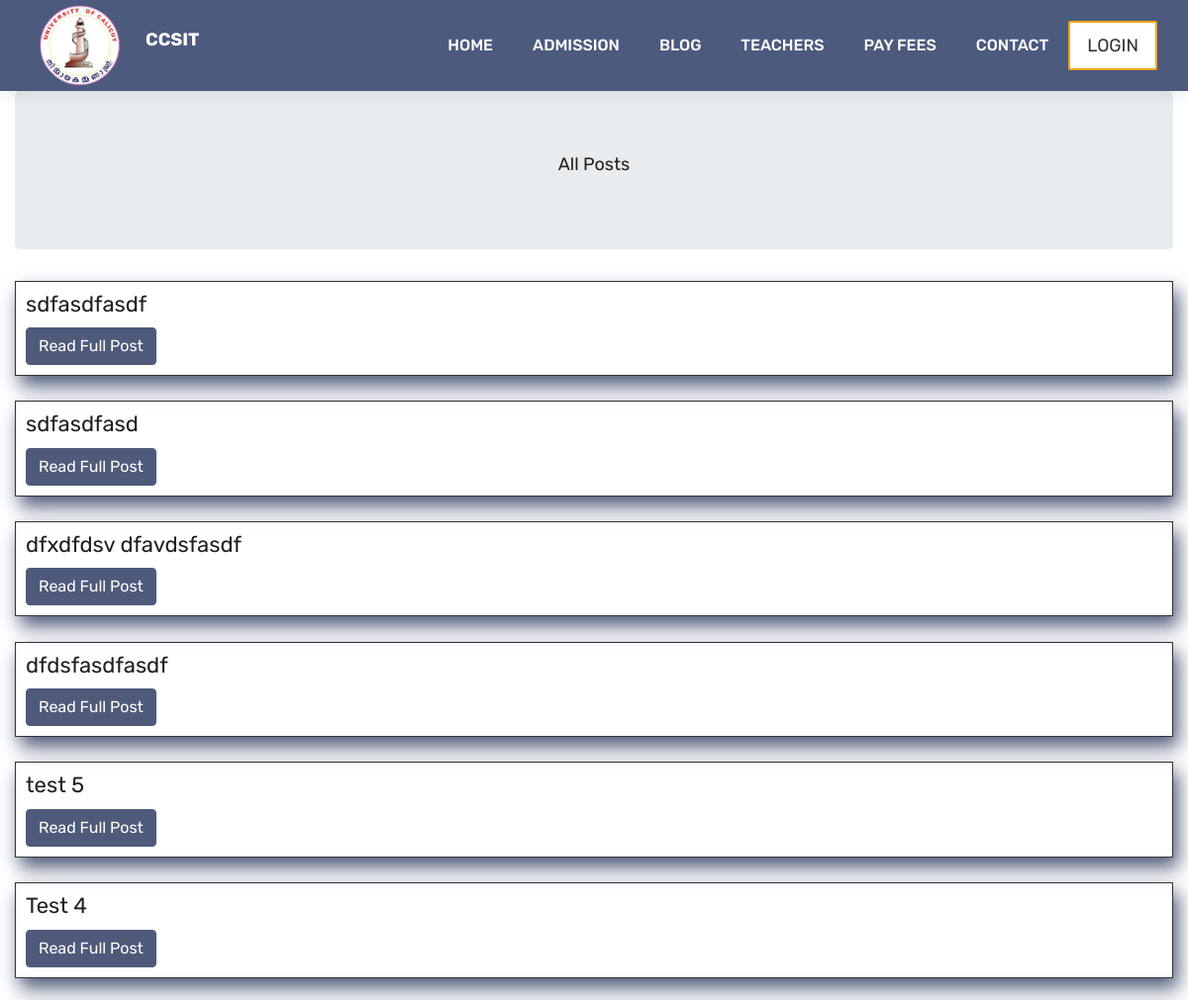
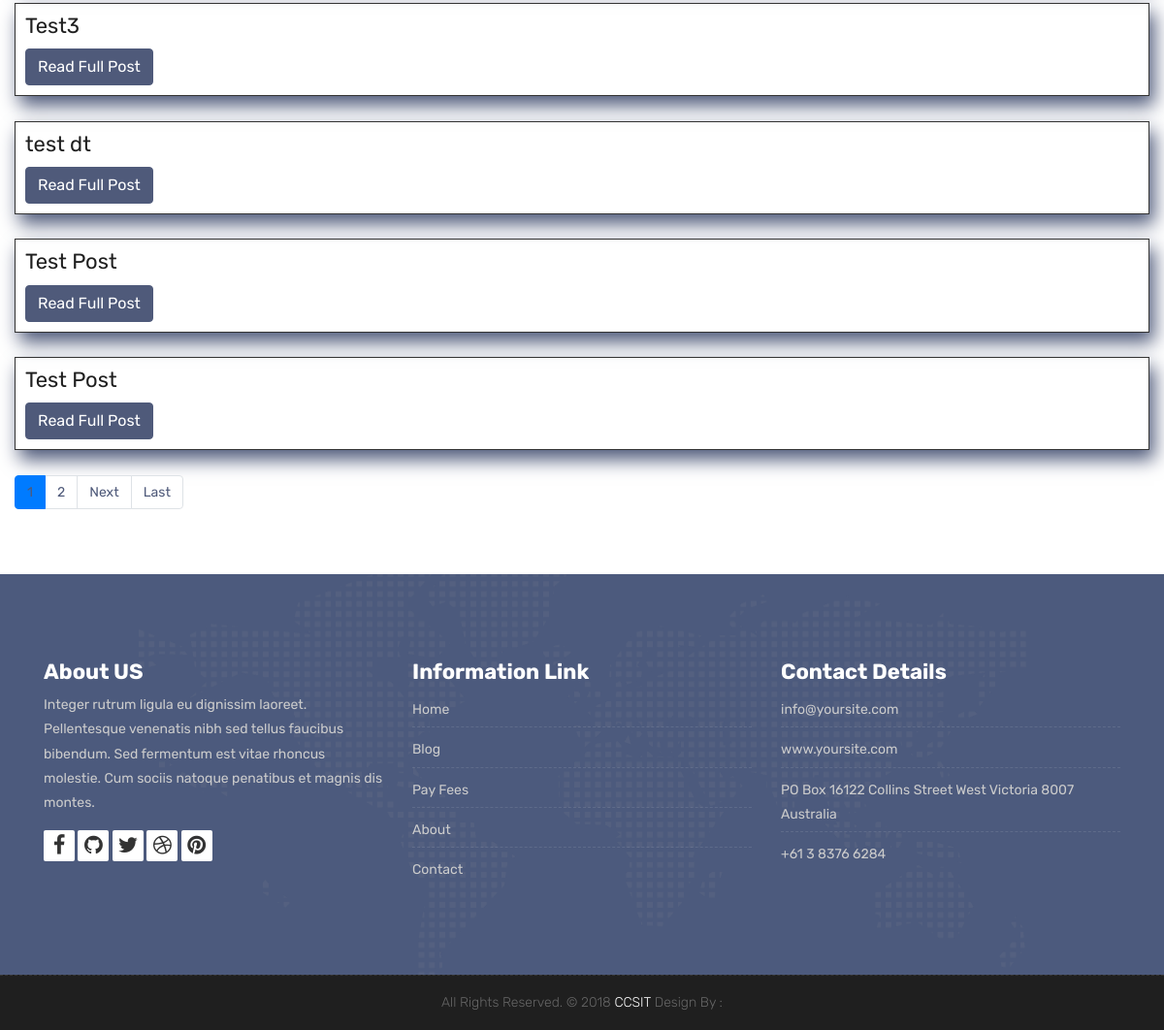
/blog/viewpost/, run on the app's committed database (2 pictures, top to bottom).
### blog/models.py (models this page shows, shortened)
class BlogPost(models.Model):
    title = models.CharField(
        _("Blog Title"), max_length=250,
        null=False, blank=False
    )
    body = RichTextUploadingField()
    author = models.CharField(max_length=100, blank=True, null=True)
    publish_on = models.DateTimeField(blank=True, null=True)

### blog/views.py (the view)
# urls.py: path('viewpost/',ShowPostListView.as_view(), name="showposts"),
class ShowPostListView(ListView):
    model = BlogPost
    template_name="viewposts.html"
    context_object_name = "posts"
    paginate_by = 10
    def get_queryset(self) -> QuerySet[Any]:
        return BlogPost.objects.all().order_by('-publish_on')

### blog/templates/viewposts.html (shortened to what this page needs)
{% extends "base.html" %}
{% load static %}
{% block content %}
    <div class="container-fluid">
        <div class="container-fluid jumbotron text-center">
            <h3>All Posts</h3>
        </div>
        <ul style="list-style-type: none !important; margin:0 !important; padding:0 !important;">
            {% for post in posts %}
                <li>
                    <div class="container-fluid" style="border: 1px solid; padding: 10px; box-shadow: 5px 10px 18px rgb(79,90,122); !important">
                        <h2>{{ post.title }}</h2>
                        <button type="button" class="btn btn-primary" data-bs-toggle="modal" data-bs-target="#fullPostModal{{ post.id }}" style="background-color:rgb(79,90,122)!important; border-color:rgb(79,90,122) !important;">
                            Read Full Post
                        </button>
                    </div>
                    <br>
                </li>
            {% endfor %}
        </ul>
        {% if is_paginated %}
        <nav aria-label="Page navigation" >
            <ul class="pagination" style="color:rgb(79,90,122) !important;">
                {% for num in page_obj.paginator.page_range %}
                    <li class="page-item{% if num == page_obj.number %} active{% endif %}" style="color:rgb(79,90,122) !important;">
                        <a class="page-link" href="?page={{ num }}" style="color:rgb(79,90,122) !important;">{{ num }}</a>
                    </li>
                {% endfor %}
                {% if page_obj.has_next %}
                    <li class="page-item">
                        <a class="page-link" href="?page={{ page_obj.next_page_number }}" style="color:rgb(79,90,122) !important;">Next</a>
                    </li>
                    <li class="page-item">
                        <a class="page-link" href="?page={{ page_obj.paginator.num_pages }}" style="color:rgb(79,90,122) !important;">Last</a>
                    </li>
                {% endif %}
            </ul>
        </nav>
        {% endif %}
    <br>
    <br>
    </div>
{% endblock content %}

### static/style.css (style rules this page uses)
body { color: #333333; font-size: 14px; font-family: 'Rubik', sans-serif; line-height: 1.80857; }
html, body { height: 100%; }
a { color: #1f1f1f; text-decoration: none !important; outline: none !important; -webkit-transition: all .3s ease-in-out; -moz-transition: all .3s ease-in-out; -ms-transition: all .3s ease-in-out; -o-transition: all .3s ease-in-out; transition: all .3s ease-in-out; }
h1, h2, h3, h4, h5, h6 { letter-spacing: 0; font-weight: normal; position: relative; padding: 0 0 10px 0; font-weight: normal; line-height: 120% !important; color: #1f1f1f; margin: 0 }
h2 { font-size: 22px }
h3 { font-size: 18px }
a { color: #1f1f1f; text-decoration: none; outline: none; }
a, .btn { text-decoration: none !important; outline: none !important; -webkit-transition: all .3s ease-in-out; -moz-transition: all .3s ease-in-out; -ms-transition: all .3s ease-in-out; -o-transition: all .3s ease-in-out; transition: all .3s ease-in-out; }

### data on the page
BlogPost: title "sdfasdfasdf"
BlogPost: title "sdfasdfasd"
BlogPost: title "dfxdfdsv dfavdsfasdf"
BlogPost: title "dfdsfasdfasdf"
BlogPost: title "test 5"
BlogPost: title "Test 4"
BlogPost: title "Test3"
BlogPost: title "test dt"
BlogPost: title "Test Post"
BlogPost: title "Test Post"

### other printed values
{{ num }} "2"
